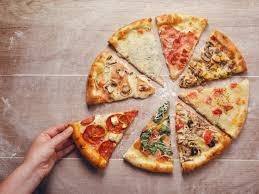
#> input picture filesIMG/food1.jpeg, 259 x 194 px
$ python -i binarizationAndGrayscaleHistogramGen.py   (imports and definitions only)
#> lines starting #> are read from the running program, lines starting #| are printed output that depends on the picture; after the words box and inside, x2 and y2 are one past the last pixel; in counts of white or black regions, pixels touching at a corner belong together
#Autor: Thiago Malcher
import cv2
import matplotlib
import numpy as np
import skimage.color
import skimage.io
import matplotlib.pyplot as plt

'''
* method using ppm image
I just turned it to gray, the binarization will take a long time
In this method it is necessary to read all the information from the original image,
thus storing it in a vector to then generate a new image with gray scale,
so every 3 values of the vector is equivalent to RGB, where when discovering the 3 values
it is calculated for switch to zinc and thus save a new rgb line in the new image.
to ensure that the value position changes with each discovery, I removed the value from position 0.
OBS: if you want to change the ppm file, set the variable that is in main.py
'''

# [59 lines left out: function methodUsingPpmImage, not called in this run]

def methodUsingImread(pathImage, pathImageSave):

#> called with pathImage = '../filesIMG/food1.jpeg', pathImageSave = 'out.png'
    img = cv2.imread(pathImage)
#> img is the input picture: shape (194, 259, 3); mean B, G, R 123.9, 146.5, 182.5
    img = cv2.cvtColor(img, cv2.COLOR_BGR2GRAY)
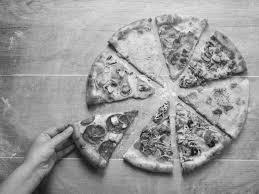
#> img: shape (194, 259); min 10, max 249, mean 154.7
    suave = cv2.GaussianBlur(img, (7, 7), 0)  # aplica blur
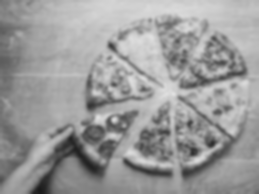
#> suave: shape (194, 259); min 26, max 224, mean 154.7
    (T, bin) = cv2.threshold(suave, 160, 255, cv2.THRESH_BINARY)
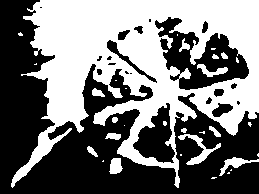
#> bin: shape (194, 259); 46.9% white; 31 white regions (17 under 20 px), largest, box (x1, y1, x2, y2) and area: (11, 0, 259, 188) 22099, (178, 134, 221, 165) 347, (219, 157, 259, 176) 229
    (T, binI) = cv2.threshold(suave, 160, 255,
                              cv2.THRESH_BINARY_INV)
    resultado = np.vstack([
        np.hstack([img, suave, bin]),
      #  np.hstack([binI, cv2.bitwise_and(img, img, mask=binI)])
    ])
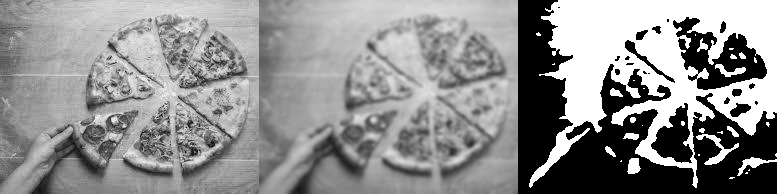
#> resultado: shape (194, 777); min 0, max 255, mean 143
    cv2.imshow("Binarização da imagem", resultado)
    cv2.waitKey(0)
    histogramGen(pathImage)
    return 0


def histogramGen(pathimg):
    #reference: https://datacarpentry.org/image-processing/05-creating-histograms/
    # read the image of a plant seedling as grayscale from the outset
#> called with pathimg = '../filesIMG/food1.jpeg'
    image = skimage.io.imread(fname=pathimg, as_gray=True)
#> image: shape (194, 259) float64; min 0.0283, max 0.983, mean 0.598

    # display the image
    fig, ax = plt.subplots()
    plt.imshow(image, cmap="gray")
    #plt.show()
    histogram, bin_edges = np.histogram(image, bins=256, range=(0, 1))
#> histogram = 256 values, max 535 at index 173, min 0 at index 0, mean 196.3; bin_edges = 257 values from 0 to 1
    # configure and draw the histogram figure
    plt.figure()
    plt.title("Grayscale Histogram")
    plt.xlabel("grayscale value")
    plt.ylabel("pixel count")
    plt.xlim([0.0, 1.0])  # <- named arguments do not work here

    plt.plot(bin_edges[0:-1], histogram)  # <- or here
    plt.show()
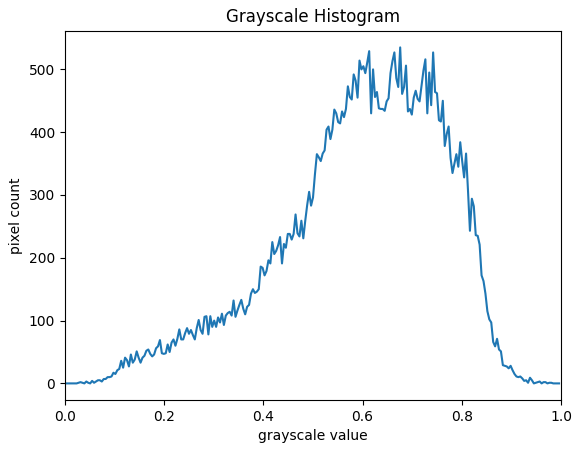
#> figure drawn by matplotlib, 1 panel; curve peaks at x = 0.676, y = 535

>>> result = methodUsingImread('../filesIMG/food1.jpeg', 'out.png')

$ run again, on filesIMG/ru.jpg
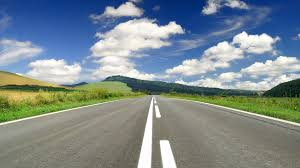
#> input picture filesIMG/ru.jpg, 300 x 168 px
#> in methodUsingImread, img is the input picture: shape (168, 300, 3); mean B, G, R 143, 139, 125.5
#> img: shape (168, 300)
#> in methodUsingImread, `(T, bin) = cv2.threshold(suave, 160, 255, cv2.THRESH_BINARY)`:
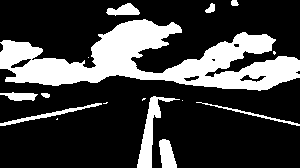
#> bin: shape (168, 300); 24.8% white; 16 white regions (6 under 20 px), largest, box (x1, y1, x2, y2) and area: (0, 19, 300, 91) 10085, (137, 96, 180, 168) 827, (159, 139, 177, 168) 368
#> histogram = 256 values, max 761 at index 129, min 0 at index 0, mean 196.9; bin_edges = 257 values from 0 to 1
#> in histogramGen, `plt.show()`:
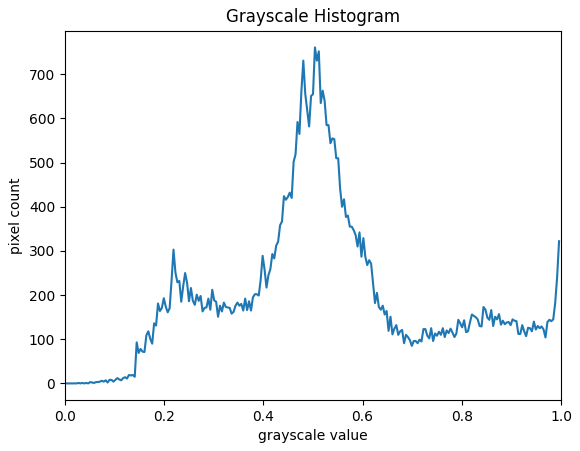
#> figure drawn by matplotlib, 1 panel; curve peaks at x = 0.504, y = 761

$ run again, on filesIMG/sample.jpg
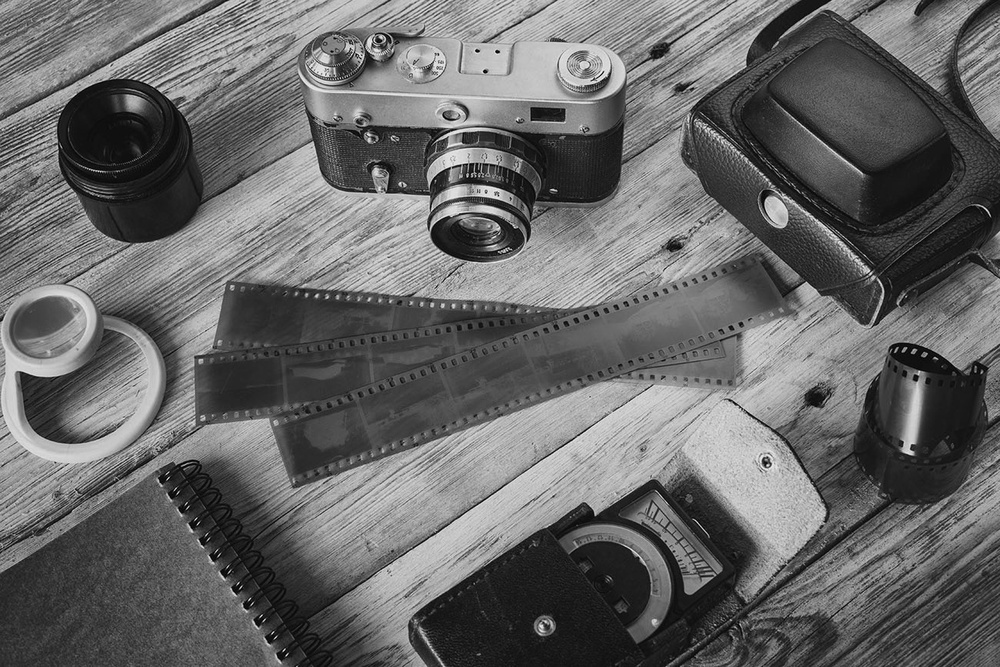
#> input picture filesIMG/sample.jpg, 1000 x 667 px, shrunk from 1300 x 867 before the run
#> in methodUsingImread, img is the input picture: shape (667, 1000, 3); min 0, max 249, mean 103.4
#> img: shape (667, 1000)
#> in methodUsingImread, `(T, bin) = cv2.threshold(suave, 160, 255, cv2.THRESH_BINARY)`:
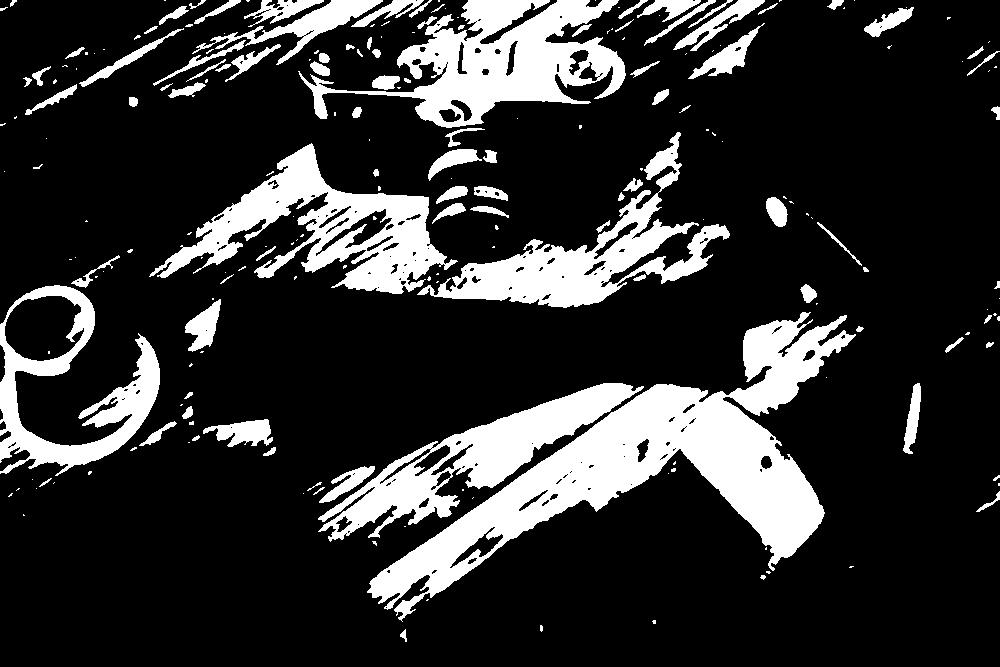
#> bin: shape (667, 1000); 19.1% white; 220 white regions (123 under 20 px), largest, box (x1, y1, x2, y2) and area: (367, 312, 856, 622) 37376, (298, 0, 626, 128) 17143, (149, 143, 458, 294) 15515
#> histogram = 256 values, max 5369 at index 25, min 0 at index 243, mean 2605.5; bin_edges = 257 values from 0 to 1
#> in histogramGen, `plt.show()`:
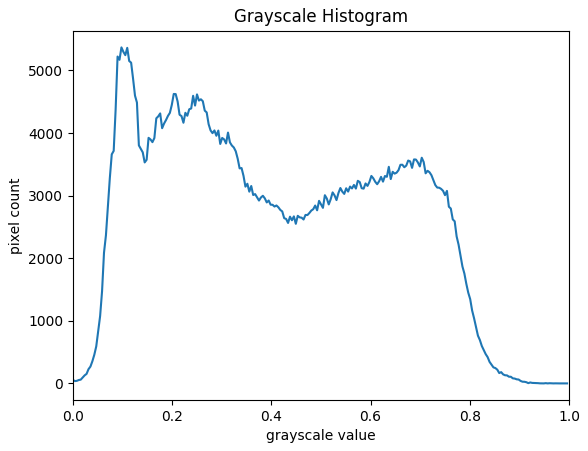
#> figure drawn by matplotlib, 1 panel; curve peaks at x = 0.0977, y = 5369
